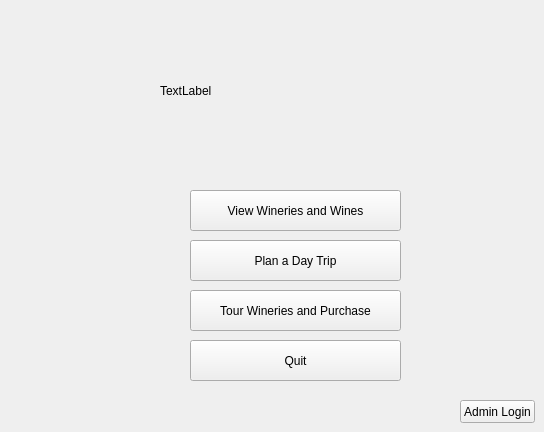
    <widget class="QWidget" name="mainMenu">
     <widget class="QPushButton" name="push_button_viewListOfWineries">
      <property name="geometry">
       <rect>
        <x>190</x>
        <y>190</y>
        <width>211</width>
        <height>41</height>
       </rect>
      </property>
      <property name="text">
       <string>View Wineries and Wines</string>
      </property>
     </widget>
     <widget class="QPushButton" name="pushButton_planTrip">
      <property name="geometry">
       <rect>
        <x>190</x>
        <y>240</y>
        <width>211</width>
        <height>41</height>
       </rect>
      </property>
      <property name="text">
       <string>Plan a Day Trip</string>
      </property>
     </widget>
     <widget class="QPushButton" name="pushButton_tourAndPurchase">
      <property name="geometry">
       <rect>
        <x>190</x>
        <y>290</y>
        <width>211</width>
        <height>41</height>
       </rect>
      </property>
      <property name="text">
       <string>Tour Wineries and Purchase</string>
      </property>
     </widget>
     <widget class="QPushButton" name="pushButton_Quit">
      <property name="geometry">
       <rect>
        <x>190</x>
        <y>340</y>
        <width>211</width>
        <height>41</height>
       </rect>
      </property>
      <property name="text">
       <string>Quit</string>
      </property>
     </widget>
     <widget class="QPushButton" name="pushButton_Admin">
      <property name="geometry">
       <rect>
        <x>460</x>
        <y>400</y>
        <width>75</width>
        <height>23</height>
       </rect>
      </property>
      <property name="text">
       <string>Admin Login</string>
      </property>
     </widget>
     <widget class="QLabel" name="label_mainTitle">
      <property name="geometry">
       <rect>
        <x>160</x>
        <y>20</y>
        <width>291</width>
        <height>141</height>
       </rect>
      </property>
      <property name="text">
       <string>TextLabel</string>
      </property>
     </widget>
    </widget>
